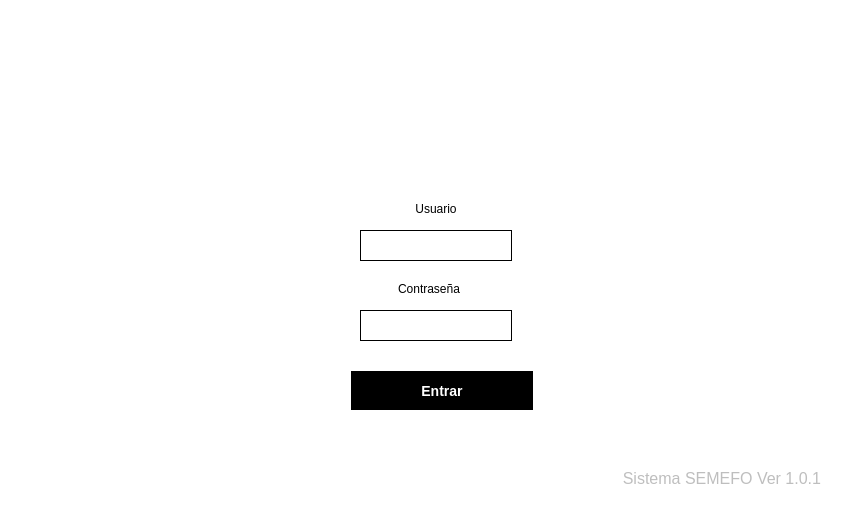
<?xml version="1.0" encoding="UTF-8"?>
<ui version="4.0">
 <class>MainWindow</class>
 <widget class="QMainWindow" name="MainWindow">
  <property name="geometry">
   <rect>
    <x>0</x>
    <y>0</y>
    <width>853</width>
    <height>522</height>
   </rect>
  </property>
  <property name="font">
   <font>
    <family>Arial</family>
    <pointsize>17</pointsize>
    <weight>50</weight>
    <italic>false</italic>
    <bold>false</bold>
   </font>
  </property>
  <property name="windowTitle">
   <string>MainWindow</string>
  </property>
  <property name="styleSheet">
   <string notr="true">background-color:white;</string>
  </property>
  <widget class="QWidget" name="centralwidget">
   <widget class="QLabel" name="label_4">
    <property name="enabled">
     <bool>false</bool>
    </property>
    <property name="geometry">
     <rect>
      <x>620</x>
      <y>470</y>
      <width>201</width>
      <height>16</height>
     </rect>
    </property>
    <property name="font">
     <font>
      <family>Arial</family>
      <pointsize>12</pointsize>
      <weight>50</weight>
      <italic>false</italic>
      <bold>false</bold>
     </font>
    </property>
    <property name="text">
     <string>Sistema SEMEFO Ver 1.0.1</string>
    </property>
    <property name="alignment">
     <set>Qt::AlignRight|Qt::AlignTrailing|Qt::AlignVCenter</set>
    </property>
   </widget>
   <widget class="QLabel" name="label_3">
    <property name="enabled">
     <bool>true</bool>
    </property>
    <property name="geometry">
     <rect>
      <x>390</x>
      <y>280</y>
      <width>78</width>
      <height>17</height>
     </rect>
    </property>
    <property name="styleSheet">
     <string notr="true">text-align:center;</string>
    </property>
    <property name="text">
     <string>Contraseña</string>
    </property>
    <property name="scaledContents">
     <bool>false</bool>
    </property>
    <property name="alignment">
     <set>Qt::AlignCenter</set>
    </property>
   </widget>
   <widget class="QLineEdit" name="lineEdit_2">
    <property name="geometry">
     <rect>
      <x>360</x>
      <y>310</y>
      <width>152</width>
      <height>31</height>
     </rect>
    </property>
    <property name="styleSheet">
     <string notr="true">border:1px solid; padding: 5px;</string>
    </property>
    <property name="inputMethodHints">
     <set>Qt::ImhHiddenText|Qt::ImhNoAutoUppercase|Qt::ImhNoPredictiveText|Qt::ImhSensitiveData</set>
    </property>
    <property name="echoMode">
     <enum>QLineEdit::Password</enum>
    </property>
   </widget>
   <widget class="QLabel" name="label">
    <property name="geometry">
     <rect>
      <x>370</x>
      <y>40</y>
      <width>131</width>
      <height>121</height>
     </rect>
    </property>
    <property name="text">
     <string/>
    </property>
    <property name="pixmap">
     <pixmap>logo.png</pixmap>
    </property>
    <property name="scaledContents">
     <bool>true</bool>
    </property>
   </widget>
   <widget class="QLabel" name="label_2">
    <property name="geometry">
     <rect>
      <x>410</x>
      <y>200</y>
      <width>52</width>
      <height>17</height>
     </rect>
    </property>
    <property name="text">
     <string>Usuario</string>
    </property>
    <property name="alignment">
     <set>Qt::AlignCenter</set>
    </property>
   </widget>
   <widget class="QPushButton" name="pushButton">
    <property name="geometry">
     <rect>
      <x>350</x>
      <y>370</y>
      <width>184</width>
      <height>41</height>
     </rect>
    </property>
    <property name="cursor">
     <cursorShape>PointingHandCursor</cursorShape>
    </property>
    <property name="styleSheet">
     <string notr="true">    QPushButton{
    border-style: outset;
border-width:1px;
    border-color: white;
    font: bold 14px;
    min-width: 10em;
    padding: 6px;
background-color:black;
color:white;
}

    QPushButton:pressed {
        background-color: #a0a0a0; /* Darker gray background */
        border: 2px solid #606060; /* Darker border */
        color: white; /* White text */
    }</string>
    </property>
    <property name="text">
     <string>Entrar</string>
    </property>
   </widget>
   <widget class="QLineEdit" name="lineEdit">
    <property name="geometry">
     <rect>
      <x>360</x>
      <y>230</y>
      <width>152</width>
      <height>31</height>
     </rect>
    </property>
    <property name="styleSheet">
     <string notr="true">border: 1px solid; padding: 5px;</string>
    </property>
   </widget>
  </widget>
  <widget class="QStatusBar" name="statusbar"/>
 </widget>
 <resources/>
 <connections/>
</ui>
